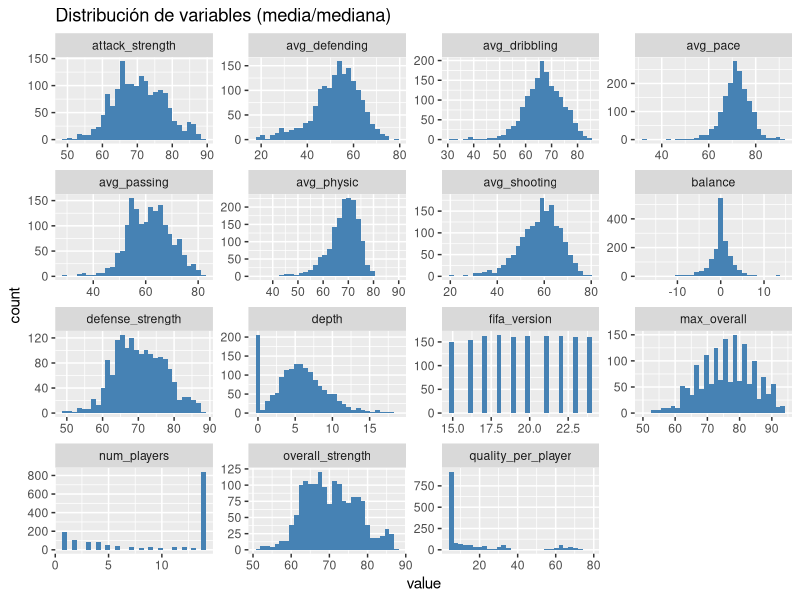
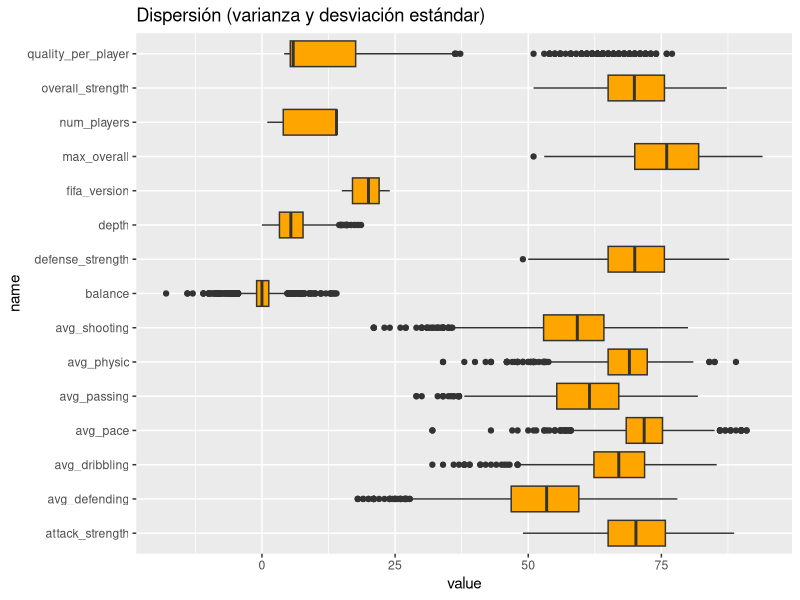
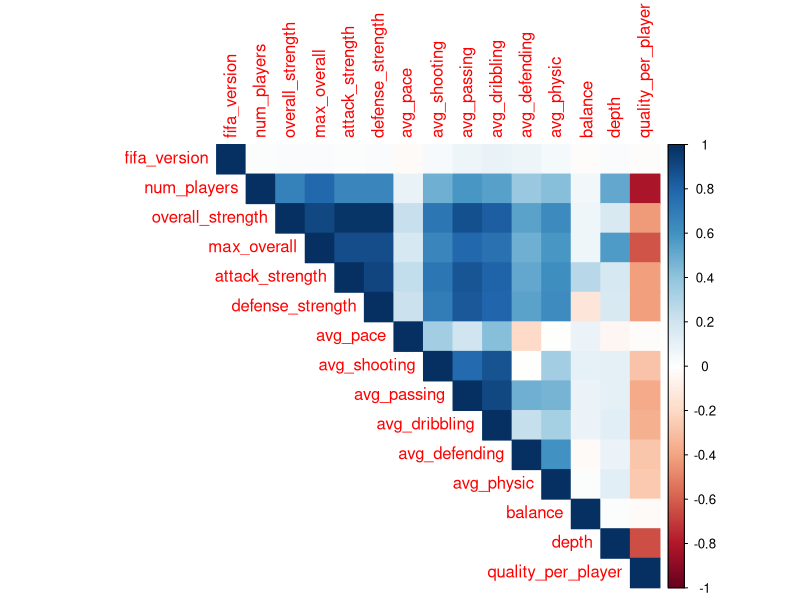
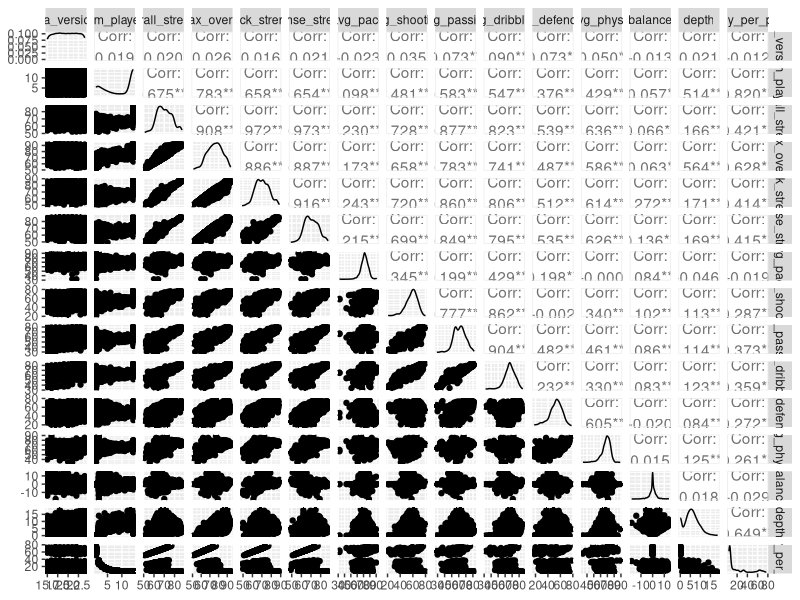
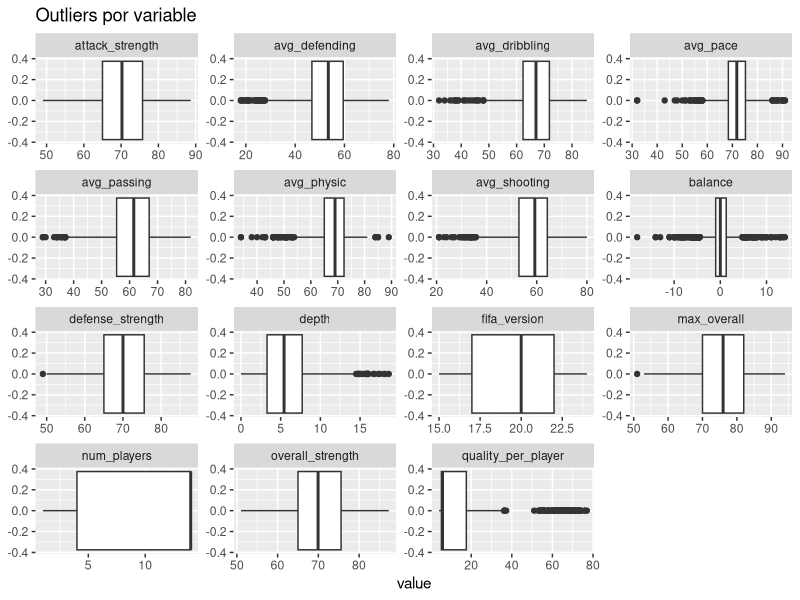
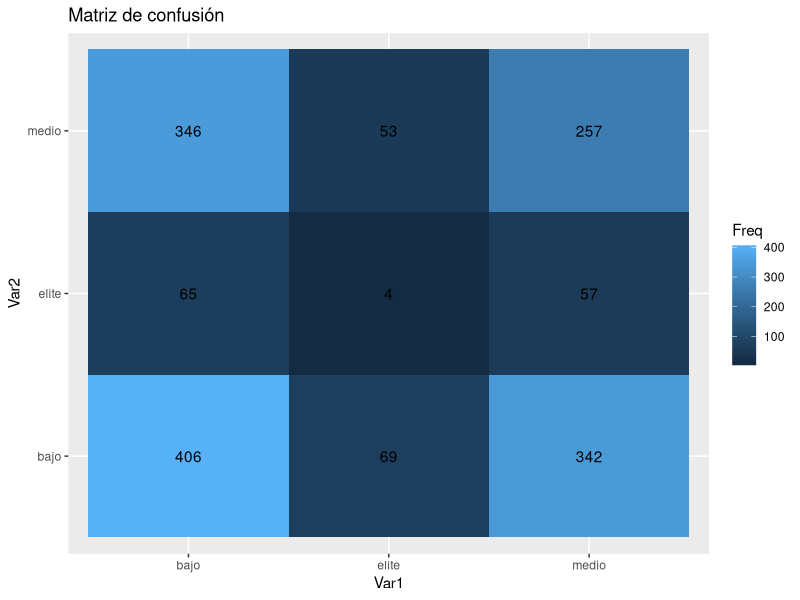
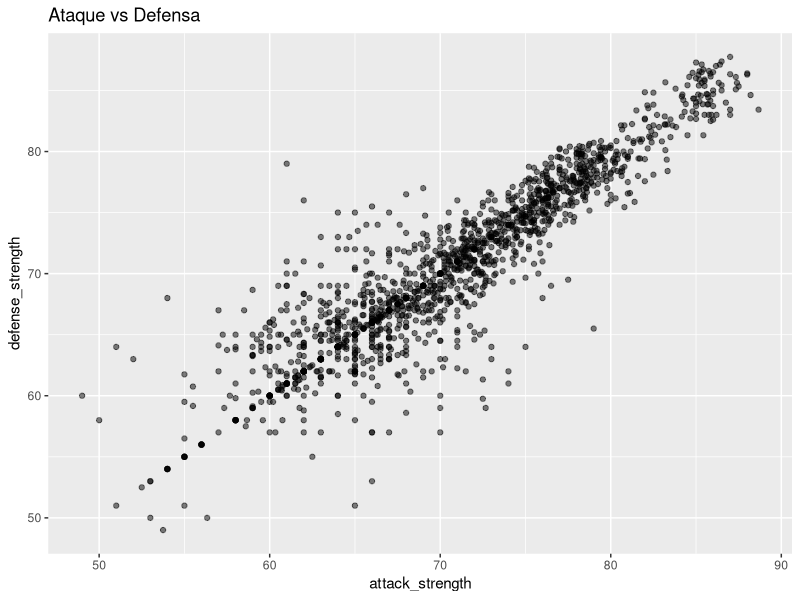
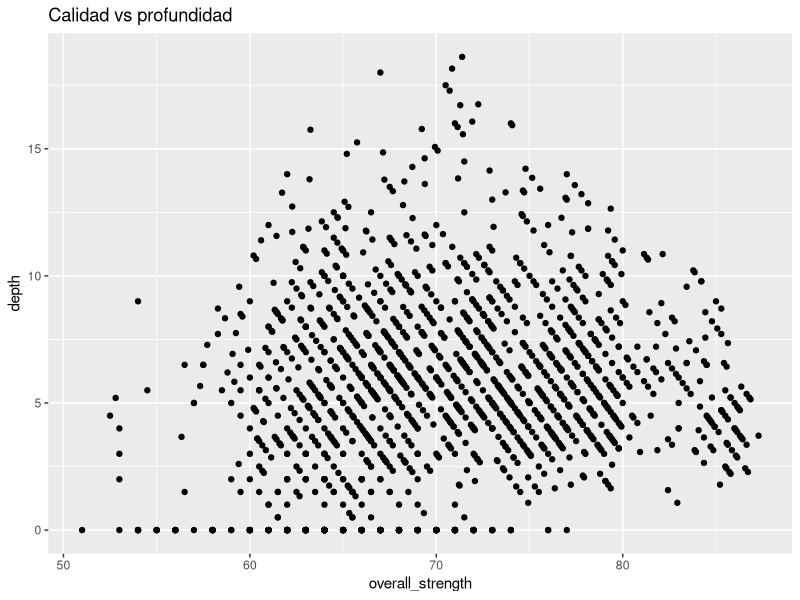

These figures' R source, in order:
library(tidyverse)
library(ggplot2)
library(corrplot)
library(GGally)

players <- read.csv("players_features.csv")

num_df <- players %>% select(where(is.numeric))



# Moda
moda <- function(x) {
  ux <- unique(x)
  ux[which.max(tabulate(match(x, ux)))]
}

stats_central <- num_df %>%
  summarise(across(everything(), list(
    media = ~mean(.),
    mediana = ~median(.)
  )))

modas <- sapply(num_df, moda)

print(stats_central)
print(modas)



num_df %>%
  pivot_longer(everything()) %>%
  ggplot(aes(x = value)) +
  geom_histogram(bins = 30, fill = "steelblue") +
  facet_wrap(~name, scales = "free") +
  labs(title = "Distribución de variables (media/mediana)")



stats_dispersion <- num_df %>%
  summarise(across(everything(), list(
    varianza = ~var(.),
    sd = ~sd(.)
  )))

print(stats_dispersion)



num_df %>%
  pivot_longer(everything()) %>%
  ggplot(aes(x = name, y = value)) +
  geom_boxplot(fill = "orange") +
  coord_flip() +
  labs(title = "Dispersión (varianza y desviación estándar)")



cor_matrix <- cor(num_df)

print(cor_matrix)

corrplot(cor_matrix, method = "color", type = "upper")




ggpairs(num_df)



cov_matrix <- cov(num_df)

print(cov_matrix)



skewness <- function(x) {
  m <- mean(x)
  s <- sd(x)
  mean(((x - m)/s)^3)
}

kurtosis <- function(x) {
  m <- mean(x)
  s <- sd(x)
  mean(((x - m)/s)^4) - 3
}

shape_stats <- num_df %>%
  summarise(across(everything(), list(
    skewness = ~skewness(.),
    kurtosis = ~kurtosis(.)
  )))

print(shape_stats)



outliers <- num_df %>%
  summarise(across(everything(), ~{
    Q1 <- quantile(., 0.25)
    Q3 <- quantile(., 0.75)
    IQR_val <- Q3 - Q1
    sum(. < (Q1 - 1.5*IQR_val) | . > (Q3 + 1.5*IQR_val))
  }))

print(outliers)



num_df %>%
  pivot_longer(everything()) %>%
  ggplot(aes(x = value)) +
  geom_boxplot() +
  facet_wrap(~name, scales = "free") +
  labs(title = "Outliers por variable")



players <- players %>%
  mutate(
    categoria = case_when(
      overall_strength > 80 ~ "elite",
      overall_strength > 70 ~ "medio",
      TRUE ~ "bajo"
    )
  )

# predicción dummy
players$pred <- sample(players$categoria)

conf_matrix <- table(players$categoria, players$pred)

print(conf_matrix)




conf_df <- as.data.frame(conf_matrix)

ggplot(conf_df, aes(Var1, Var2, fill = Freq)) +
  geom_tile() +
  geom_text(aes(label = Freq)) +
  labs(title = "Matriz de confusión")



ggplot(players, aes(x = attack_strength, y = defense_strength)) +
  geom_point(alpha = 0.5) +
  labs(title = "Ataque vs Defensa")

ggplot(players, aes(x = overall_strength, y = depth)) +
  geom_point() +
  labs(title = "Calidad vs profundidad")



set.seed(123)

kmeans_res <- kmeans(num_df, centers = 3)

players$cluster <- kmeans_res$cluster

ggplot(players, aes(x = attack_strength, y = defense_strength, color = factor(cluster))) +
  geom_point()
